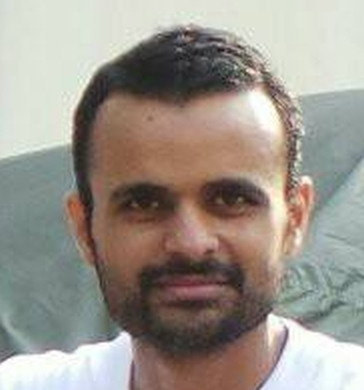
#> input picture images/abraham_03.jpg, 364 x 390 px
$ python randomized_pca.py   (older library calls are emulated)
#> lines starting #> are read from the running program, lines starting #| are printed output that depends on the picture
import numpy as np
from sklearn.decomposition import PCA
from scipy import misc
import matplotlib.pyplot as plt

face = misc.imread('../images/abraham_03.jpg', flatten=True)
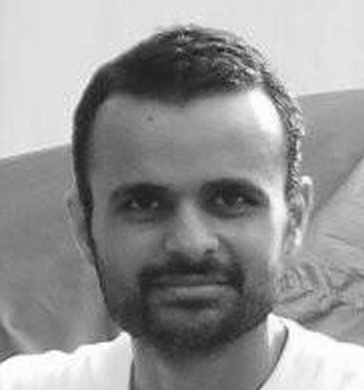
#> face: shape (390, 364) float32; min 18.02, max 255, mean 149.9
h, w = face.shape
#> h = 390; w = 364
X = misc.imresize(face, [50,50], 'cubic')
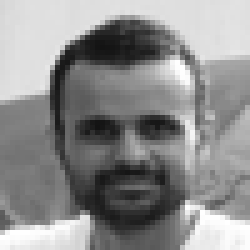
#> X: shape (50, 50) (shown 5 times larger); min 19, max 255, mean 141.9
pca = PCA()
pca.fit(X)
eigenface = pca.components_
print(eigenface)
#plt.imshow(eigenface, cmap=plt.cm.gray)
#plt.show()

$ run again, with images/abraham_01.jpg copied over images/abraham_03.jpg
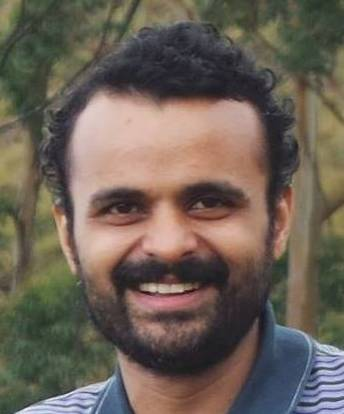
#> input picture images/abraham_01.jpg, 344 x 414 px
#> `face = misc.imread('../images/abraham_03.jpg', flatten=True)`:
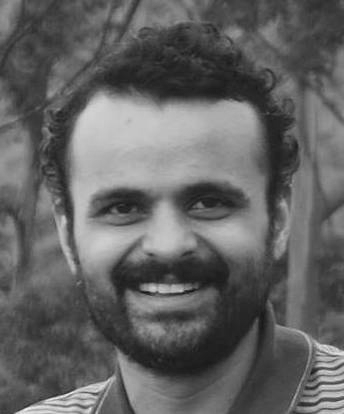
#> face: shape (414, 344) float32; min 20.38, max 244.9, mean 99.4
#> `X = misc.imresize(face, [50,50], 'cubic')`:
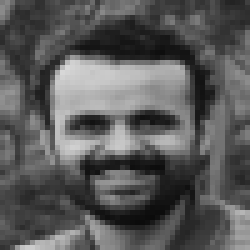
#> X: shape (50, 50) (shown 5 times larger); min 11, max 216, mean 89.7

$ run again, with images/abraham_02.jpg copied over images/abraham_03.jpg
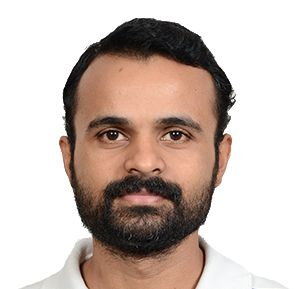
#> input picture images/abraham_02.jpg, 295 x 289 px
#> `face = misc.imread('../images/abraham_03.jpg', flatten=True)`:
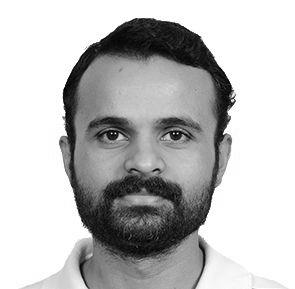
#> face: shape (289, 295) float32; min 0, max 255, mean 189.8
#> `X = misc.imresize(face, [50,50], 'cubic')`:
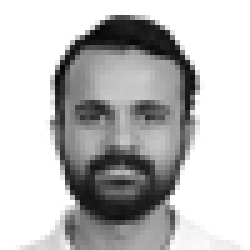
#> X: shape (50, 50) (shown 5 times larger); min 5, max 255, mean 189.7

$ run again, with images/abraham_04.jpg copied over images/abraham_03.jpg
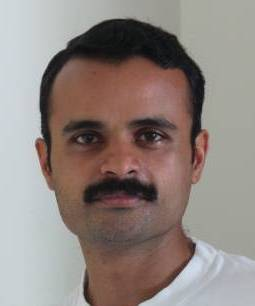
#> input picture images/abraham_04.jpg, 255 x 306 px
#> `face = misc.imread('../images/abraham_03.jpg', flatten=True)`:
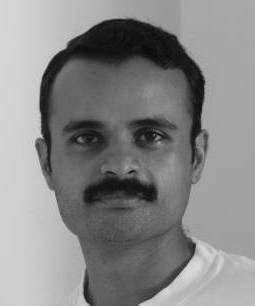
#> face: shape (306, 255) float32; min 9.93, max 221.1, mean 135.5
#> `X = misc.imresize(face, [50,50], 'cubic')`:
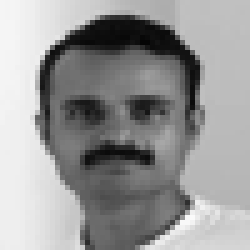
#> X: shape (50, 50) (shown 5 times larger); min 5, max 250, mean 151.7
